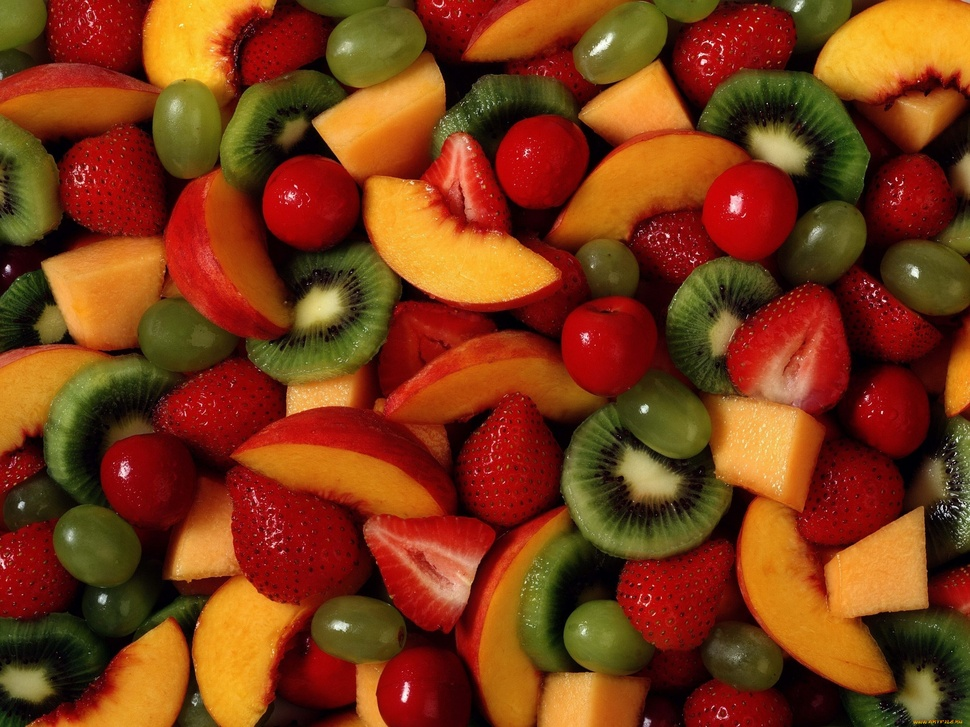
#> input picture test1/sample.jpg, 970 x 727 px, shrunk from 2560 x 1920 before the run
$ python mask_testing.py
#> lines starting #> are read from the running program, lines starting #| are printed output that depends on the picture; after the words box and inside, x2 and y2 are one past the last pixel; in counts of white or black regions, pixels touching at a corner belong together
import cv2 as cv
import numpy as np

#найти и оставить на картинке только красные фрагменты

img = cv.imread("sample.jpg")
#> img is the input picture: shape (727, 970, 3); mean B, G, R 20.8, 58.7, 125.2
img = cv.addWeighted(img, 1.5, img, -0.2, 0)
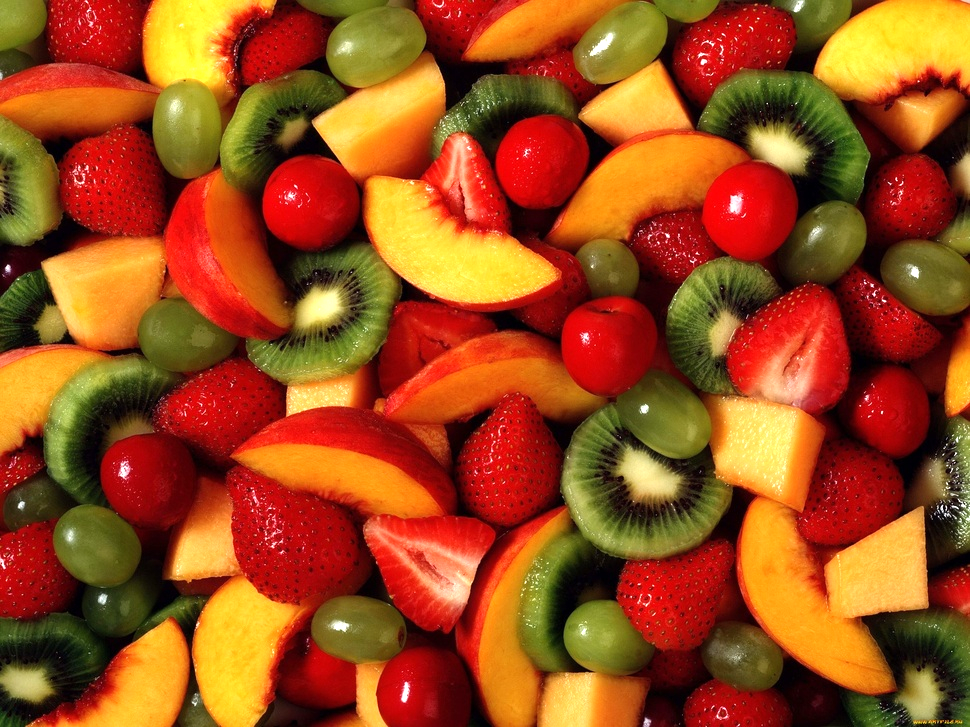
#> img: shape (727, 970, 3); mean B, G, R 27, 76.2, 155.6

img_hsv = cv.cvtColor(img, cv.COLOR_BGR2HSV)
#> img_hsv: shape (727, 970, 3); mean H, S, V 36.8, 211.7, 156.8


lower_red = np.array([0,50,50])
upper_red = np.array([10,255,255])
mask0 = cv.inRange(img_hsv, lower_red, upper_red)
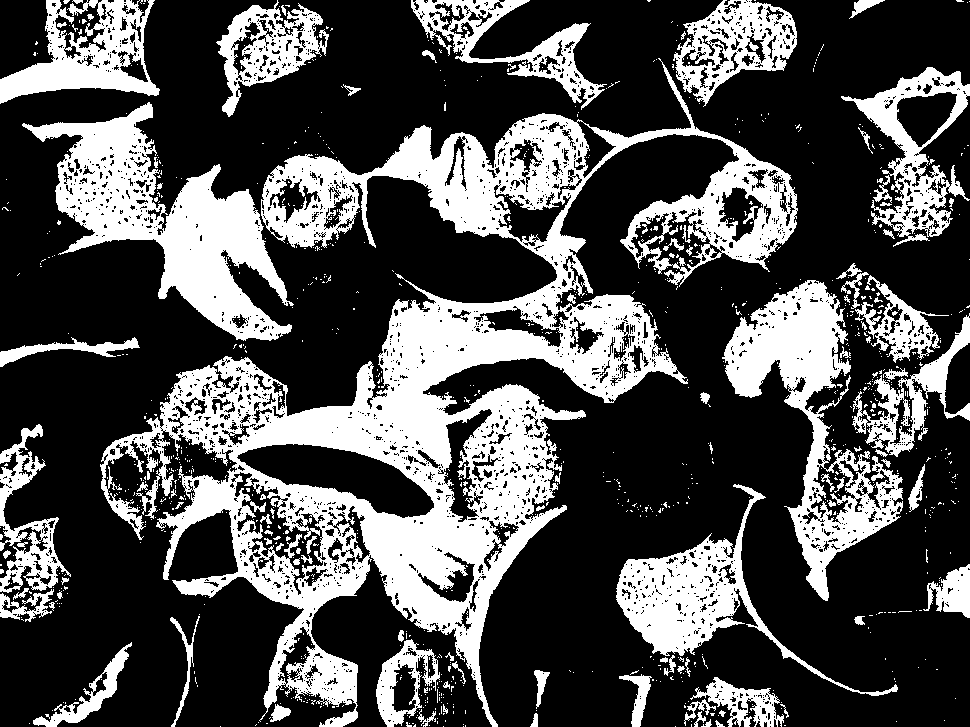
#> mask0: shape (727, 970); 31.2% white; 1018 white regions (915 under 20 px), largest, box (x1, y1, x2, y2) and area: (100, 58, 798, 727) 109933, (22, 102, 294, 341) 22720, (722, 280, 903, 601) 17078

lower_red = np.array([170,50,50])
upper_red = np.array([180,255,255])
mask1 = cv.inRange(img_hsv, lower_red, upper_red)
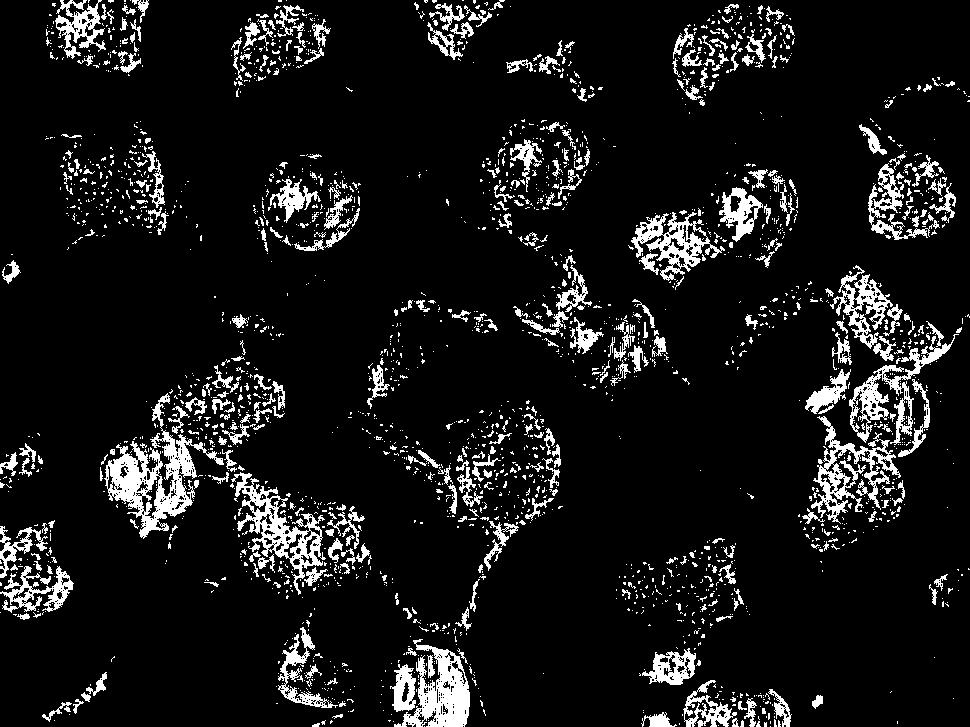
#> mask1: shape (727, 970); 9.4% white; 2335 white regions (1946 under 20 px), largest, box (x1, y1, x2, y2) and area: (104, 393, 224, 539) 4731, (394, 639, 470, 727) 3072, (231, 472, 326, 595) 3009

mask = mask0+mask1
#> mask: shape (727, 970); 40.6% white; 334 white regions (306 under 20 px), largest, box (x1, y1, x2, y2) and area: (22, 58, 798, 727) 173650, (722, 263, 970, 601) 35539, (616, 484, 898, 727) 14227

kernel = np.ones((20,20),np.uint8)
mask = cv.dilate(mask, kernel, iterations = 1)
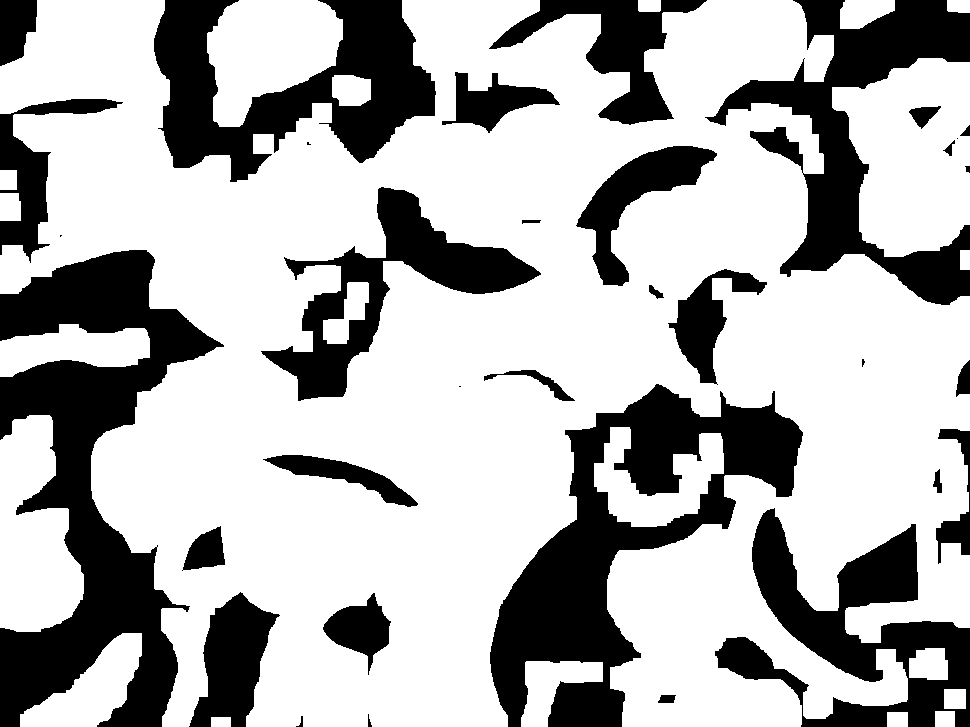
#> mask: shape (727, 970); 69.6% white; 34 black regions (5 under 20 px), largest, box (x1, y1, x2, y2) and area: (0, 250, 224, 727) 44762, (490, 384, 803, 727) 37451, (705, 0, 970, 305) 25197
mask = cv.erode(mask, kernel, iterations = 1)
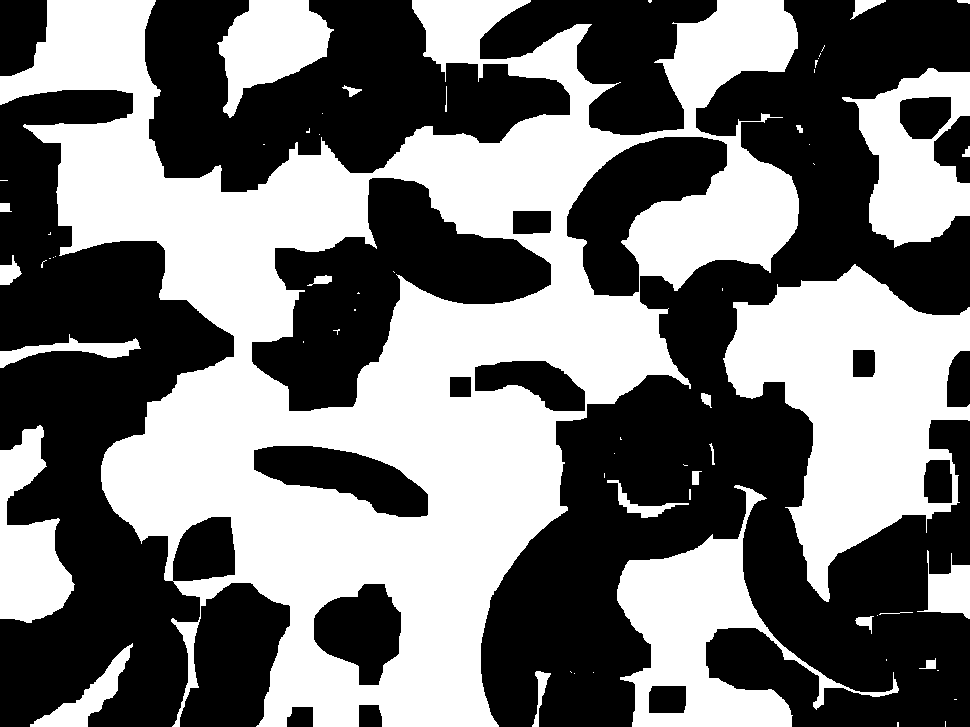
#> mask: shape (727, 970); 45.9% white; 64 white regions (37 under 20 px), largest, box (x1, y1, x2, y2) and area: (0, 0, 799, 727) 224180, (723, 264, 970, 602) 42616, (617, 485, 899, 727) 20382


new_img = cv.bitwise_and(img, img, mask = mask)
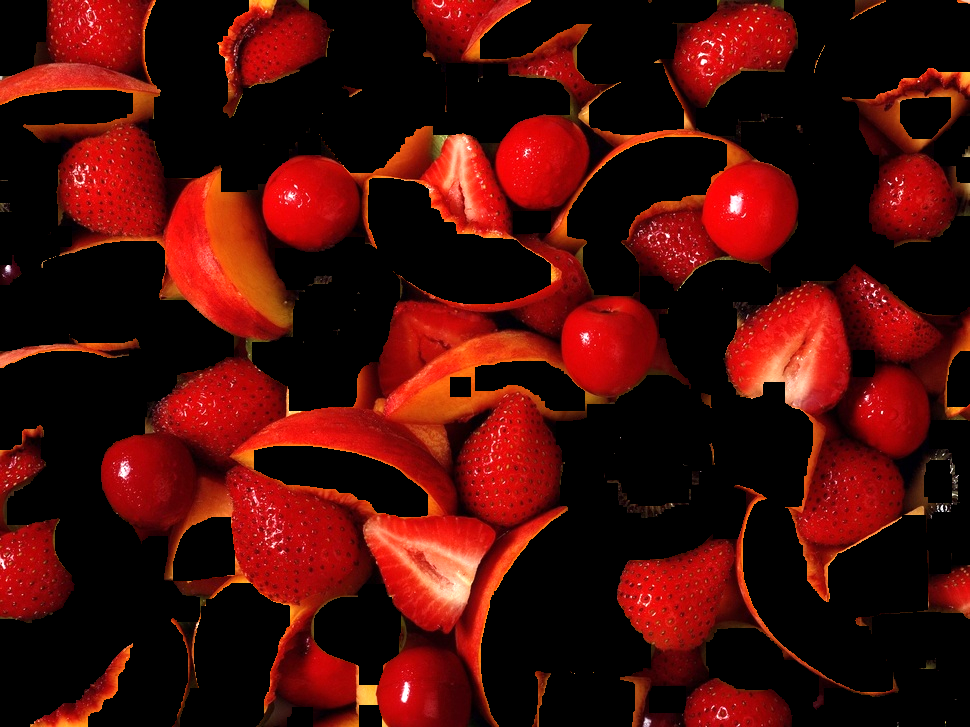
#> new_img: shape (727, 970, 3); mean B, G, R 7.4, 11.9, 72.6


cv.imwrite("mask.jpg", mask)
cv.imwrite("img_with_mask.jpg", new_img)
